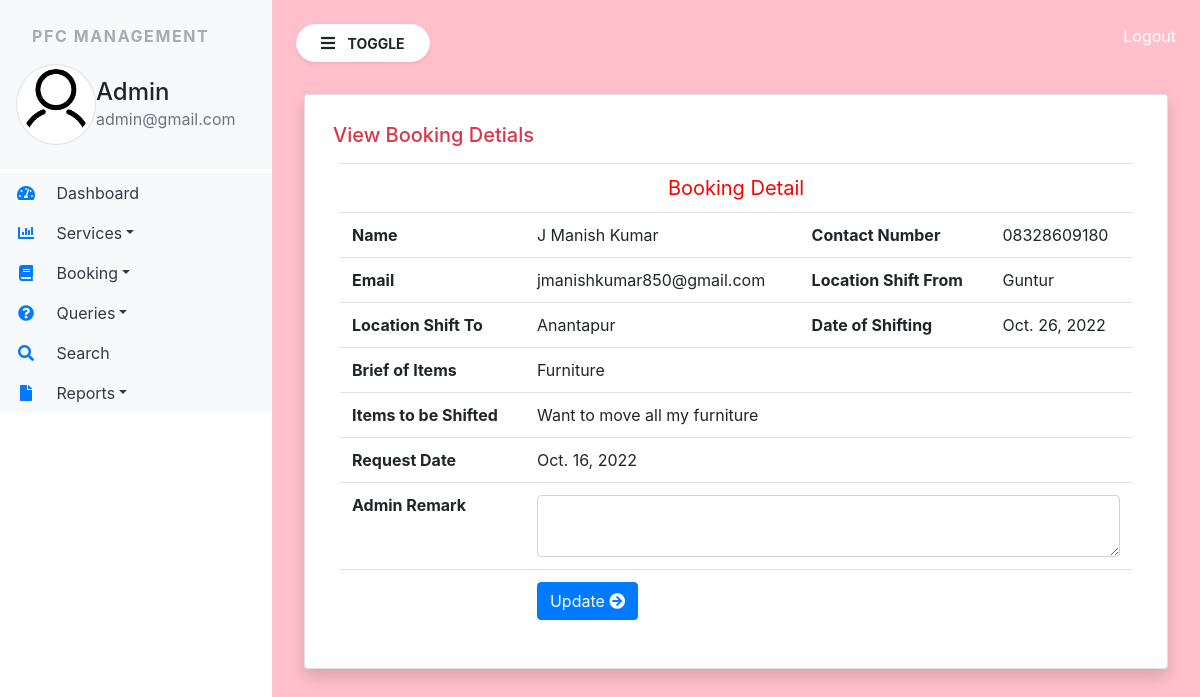
The page /view_bookingdetail/7 (signed in) on the database its author committed.
### pfcSystem/models.py (models this page shows, shortened)
class SiteUser(models.Model):
    name = models.CharField(max_length=100,null=True)
    email = models.CharField(max_length=100,null=True)
    mobile = models.CharField(max_length=15,null=True)
    location = models.CharField(max_length=200,null=True)
    shiftingloc = models.CharField(max_length=200,null=True)
    shiftingdate = models.DateField(null=True)
    briefitems = models.CharField(max_length=100,null=True)
    items = models.CharField(max_length=5000,null=True)
    requestdate = models.DateField(null=True)
    remark = models.CharField(max_length=500,null=True)
    status = models.CharField(max_length=30,null=True)
    updationdate = models.DateField(null=True)

### pfcSystem/views.py (the view, shortened to what this page needs)
# urls.py: path('view_bookingdetail/<int:pid>',view_bookingdetail, name="view_bookingdetail"),
def view_bookingdetail(request,pid):
    if not request.user.is_authenticated:
        return redirect('admin_login')
    booking= SiteUser.objects.get(id=pid)
    return render(request,'view_bookingdetail.html',locals())

### pfcSystem/templates/view_bookingdetail.html (shortened to what this page needs)
{% extends 'admin_base.html' %}
{% block main %}
<div class="card shadow m-2">
    <div class="card-body">
        <h5 class="p-2 text-danger" style="broder-bottom : 2px solid orange">View Booking Detials</h5>
        <div class="container-fluid">
           <table class=" table table-brodered ">
               <tr align="center">
                  <td colspan="4" style="font-size :20px;color:red">Booking Detail</td>
               </tr>
               <tr>
                  <th>Name</th>
                   <td>{{booking.name}}</td>
                   <th>Contact Number</th>
                   <td>{{booking.mobile}}</td>
               </tr>
               <tr>
                   <th>Email</th>
                   <td>{{booking.email}}</td>
                   <th>Location Shift From</th>
                   <td>{{booking.location}}</td>
               </tr>
               <tr>
                    <th>Location Shift To</th>
                   <td>{{booking.shiftingloc}}</td>
                    <th>Date of Shifting</th>
                   <td>{{booking.shiftingdate}}</td>
               </tr>
                <tr>
                    <th colspan="1">Brief of Items</th>
                   <td colspan="3">{{booking.briefitems}}</td>
               </tr>
               <tr>
                    <th colspan="1">Items to be Shifted</th>
                   <td colspan="3">{{booking.items}}</td>
               </tr>
               <tr>
                    <th>Request Date</th>
                   <td colspan="3">{{booking.requestdate}}</td>
               </tr>
               {% if not booking.remark %}
               <form method="post">
                   <tr>
                       <th>Admin Remark</th>
                       <td colspan="3"><textarea name="remark" class="form-control" required></textarea> </td>
                   </tr>
                     <tr>
                       <th>&nbsp;</th>
                       <td colspan="3"><button type="submit" class="btn btn-primary">Update <i class="fa fa-arrow-circle-right"></i></button> </td>
                   </tr>
               </form>
               {% endif %}
           </table>
        </div>
    </div>
</div>
{% endblock %}

### pfcSystem/templates/admin_base.html (shortened to what this page needs)
{% load static %}
<html>
<head>
  <link rel="stylesheet" href="https://cdn.jsdelivr.net/npm/bootstrap@4.6.1/dist/css/bootstrap.min.css">
<link rel="stylesheet" href="{%static 'css/sidebar.css' %}">
<link rel="stylesheet" href="https://use.fontawesome.com/releases/v5.7.0/css/all.css">
    <link rel="stylesheet" href="https://cdn.datatables.net/1.12.1/css/jquery.dataTables.min.css">
     <link rel="stylesheet" href="https://cdn.datatables.net/buttons/2.2.3/css/buttons.dataTables.min.css">
    </head>
<body>
<div class="bg-white vertical-nav" id="sidebar">
    <div class="py-4 px-3 bg-light mb-1">
        <p class="font-weight-bold text-uppercase px-3 sidebar-title">PFC Management</p>
    <div class="media d-flex align-items-center">
        <img src="{% static 'images/adlgn.png' %}" width="80" height="80" class="rounded-circle img-thumbnail shadow-small">
<div class="media-body">
    <h4 class="mb-0">Admin</h4>
    <p class="text-muted mb-0">{{request.user.email}}</p>
</div>
    </div>
    </div>
<ul class="nav flex-column bg-white">
    <li class="nav-item">
        <a href="{% url 'admin_home' %}" class="nav-link text-dark bg-light">
            <i class="fas fa-tachometer-alt fa-fw mr-3 text-primary"></i>
            Dashboard</a>
    </li>
     <li class="nav-item dropdown">
        <a href="#" class="nav-link dropdown-toggle text-dark bg-light" id="navbardrop" data-toggle="dropdown">
            <i class="fas fa-chart-bar fa-fw mr-3 text-primary"></i>
            Services</a>
    </li>
    <li class="nav-item dropdown">
        <a href="#" class="nav-link dropdown-toggle text-dark bg-light" id="navbardrop" data-toggle="dropdown">
            <i class="fa fa-book fa-fw mr-3 text-primary" ></i>
            Booking</a>
    </li>
      <li class="nav-item dropdown">
        <a href="#" class="nav-link dropdown-toggle text-dark bg-light" id="navbardrop" data-toggle="dropdown">
            <i class="fa fa-question-circle fa-fw mr-3 text-primary" ></i>
            Queries</a>
    </li>
     <li class="nav-item">
        <a href="{% url 'search' %}" class="nav-link text-dark bg-light">
            <i class="fa fa-search fa-fw mr-3 text-primary"></i>
            Search</a>
    </li>
  <li class="nav-item dropdown">
        <a href="#" class="nav-link dropdown-toggle text-dark bg-light" id="navbardrop" data-toggle="dropdown">
            <i class="fa fa-file fa-fw mr-3 text-primary"></i>
            Reports</a>
    </li>
</ul>
</div>
<div class="page-content p-4 " id="content">
    <a href="{% url 'logout' %}" title="logout" class="text-white float-right">Logout</a>
    <button id="sidebarCollapse" type="button" class="btn btn-light bg-white rounded-pill shadow-sm px-4 mb-4">
        <i class="fas fa-bars mr-2"></i>
        <small class="text-uppercase font-weight-bold">Toggle</small></button>
{% block main %}
{% endblock %}
</div>
</body>
</html>

### pfcSystem/static/css/sidebar.css (style rules this page uses)
.sidebar-title { letter-spacing : 0.1em; color:#aaa }
body { background-color : pink; min-height:100vh; }
.vertical-nav { min-width : 17rem; width:17rem; height :100vh; position:fixed; top:0; left:0; transition:all 1s }
.page-content { width:calc(100%-17rem); margin-left:17rem; transition:all 1s }

### rows shown on the page
SiteUser: name "J Manish Kumar", mobile "08328609180", email "jmanishkumar850@gmail.com", location "Guntur", shiftingloc "Anantapur", shiftingdate "Oct. 26, 2022", briefitems "Furniture", items "Want to move all my furniture", requestdate "Oct. 16, 2022"

### other values the page prints
{{ request.user.email }} "admin@gmail.com"
